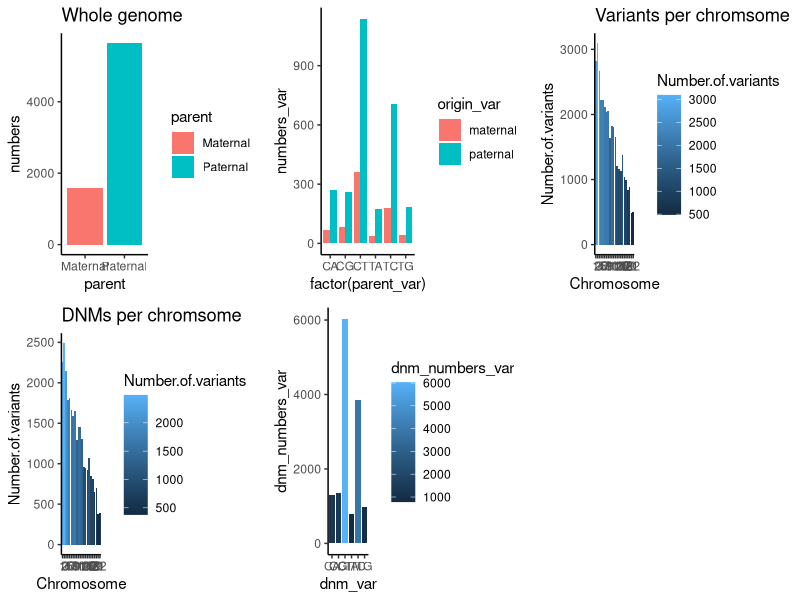

Here is the R script that generated this plot:
library(dplyr)

library(ggplot2)
library(cowplot)

setwd('/Users/emilvorsteveld/work/R/DNM') #set working directory
data <- read.csv2("data.csv") #load data from csv file
data[is.na(data)] = "DNM"

pat <- 816
nrow_total <- nrow(data)
print(nrow_total)
avg_variants <- nrow_total / pat


#data %>% select(Chromosome, Start.position, End.position, Reference, Variant, parentOfOrigin)

#First figure: number of variants from either the mother of the father
paternal <- data %>% filter(parentOfOrigin == "father") #filter paternal variants from the data
npaternal <- nrow(paternal) #count the number of paternal variants
print(npaternal)

maternal <- data %>% filter(parentOfOrigin == 'mother') #filter maternal variants from the data
nmaternal <- nrow(maternal) #count the number of maternal variants
print(nmaternal)

parent <- c("Paternal", "Maternal") #concatenate paternal and maternal
numbers <- c(npaternal, nmaternal) #concatenate number of pat and mat variants

df <- data.frame(parent, numbers) #make a data frame from the numbers of variants and the parent of origin

df_fig <- ggplot(data=df, aes(x=parent, y=numbers, fill=parent))+ #make a figure of the number of pat and mat variants
    geom_bar(stat="identity")+
    ggtitle("Whole genome")+ 
    theme_classic()

#Second figure: number of variant by type and parent of origin
#First, the variants are filtered on type and parent of origin
TGpaternal <- paternal %>% filter(Reference =="T", Variant=="G")
nTGpaternal <- nrow(TGpaternal)

CApaternal <- paternal %>% filter(Reference =="C", Variant=="A")
nCApaternal <- nrow(CApaternal)

TApaternal <- paternal %>% filter(Reference =="T", Variant=="A")
nTApaternal <- nrow(TApaternal)

TCpaternal <- paternal %>% filter(Reference =="T", Variant=="C")
nTCpaternal <- nrow(TCpaternal)

CTpaternal <- paternal %>% filter(Reference =="C", Variant=="T")
nCTpaternal <- nrow(CTpaternal)

CGpaternal <- paternal %>% filter(Reference =="C", Variant=="G")
nCGpaternal <- nrow(CGpaternal)


TGmaternal <- maternal %>% filter(Reference =="T", Variant=="G")
nTGmaternal <- nrow(TGmaternal)

CAmaternal <- maternal %>% filter(Reference =="C", Variant=="A")
nCAmaternal <- nrow(CAmaternal)

TAmaternal <- maternal %>% filter(Reference =="T", Variant=="A")
nTAmaternal <- nrow(TAmaternal)

TCmaternal <- maternal %>% filter(Reference =="T", Variant=="C")
nTCmaternal <- nrow(TCmaternal)

CTmaternal <- maternal %>% filter(Reference =="C", Variant=="T")
nCTmaternal <- nrow(CTmaternal)

CGmaternal <- maternal %>% filter(Reference =="C", Variant=="G")
nCGmaternal <- nrow(CGmaternal)

#Making a data frame, adding all the data together
parent_var <- c("TG", "TG", "CA", "CA", "TA", "TA", "TC", "TC", "CT", "CT", "CG", "CG")

numbers_var <- c(nTGpaternal, nTGmaternal, nCApaternal, nCAmaternal, nTApaternal, nTAmaternal, nTCpaternal, nTCmaternal, nCTpaternal, nCTmaternal, nCGpaternal,   nCGmaternal)

origin_var <- c("paternal", "maternal", "paternal", "maternal", "paternal", "maternal", "paternal", "maternal", "paternal", "maternal", "paternal", "maternal")

df_var <- data.frame(origin_var, parent_var, numbers_var)

df_var_fig <- ggplot(data=df_var, aes(factor(parent_var), numbers_var, fill=origin_var))+ #Second figure
    geom_bar(stat="identity", position=position_dodge())+
    theme_classic()



#Third figure: the number of variants from each chromosome
# The for loop makes the names of the chromosomes and filters the data each time, retrieving the variants in each chrom., then the number is counted and added to a data frame together with the chrom. number. This is then plotted.
nchr_total <- data.frame()
for (i in c(1:22)){
    n <- paste("chr", i, sep = "")
    a <- data %>% filter(Chromosome == n)
    b <- paste("n", n, sep = "")
    c <- nrow(a)
    nchr <- data.frame("Chromosome" = substr(n, 4 ,5), "Number of variants" = c)
    print(nchr)
    

    nchr_total <- rbind(nchr_total, nchr)
}
print(nchr_total)

nchr_total$Chromosome <- factor(nchr_total$Chromosome, levels = nchr_total$Chromosome)

nchr_fig <- ggplot(data=nchr_total, aes(Chromosome, Number.of.variants, fill=Number.of.variants))+ #Third figure
    geom_bar(stat="identity", position=position_dodge())+
    ggtitle("Variants per chromsome")+
    theme_classic()



dnms <- data %>% filter(parentOfOrigin == "DNM")
ndnms <- nrow(dnms)
print(ndnms)

ndnm_total <- data.frame()
for (dnmi in c(1:22)){
    dnmn <- paste("chr", dnmi, sep = "")
    dnma <- dnms %>% filter(Chromosome == dnmn)
    dnmb <- paste("dnmn", dnmn, sep = "")
    dnmc <- nrow(dnma)
    ndnm <- data.frame("Chromosome" = substr(dnmn, 4 ,5), "Number of variants" = dnmc)
    print(ndnm)
    
    
    ndnm_total <- rbind(ndnm_total, ndnm)
}
print(ndnm_total)

ndnm_total$Chromosome <- factor(ndnm_total$Chromosome, levels = ndnm_total$Chromosome)

ndnm_fig <- ggplot(data=ndnm_total, aes(Chromosome, Number.of.variants, fill=Number.of.variants))+ #Third figure
    geom_bar(stat="identity", position=position_dodge())+
    ggtitle("DNMs per chromsome")+
    theme_classic()


TGdnm <- dnms %>% filter(Reference =="T", Variant=="G")
nTGdnm <- nrow(TGdnm)

TCdnm <- dnms %>% filter(Reference =="T", Variant=="C")
nTCdnm <- nrow(TCdnm)

TAdnm <- dnms %>% filter(Reference =="T", Variant=="A")
nTAdnm <- nrow(TAdnm)

CTdnm <- dnms %>% filter(Reference =="C", Variant=="T")
nCTdnm <- nrow(CTdnm)

CGdnm <- dnms %>% filter(Reference =="C", Variant=="G")
nCGdnm <- nrow(CGdnm)

CAdnm <- dnms %>% filter(Reference =="C", Variant=="A")
nCAdnm <- nrow(CAdnm)

#Making a data frame, adding all the data together
dnm_var <- c("TG", "CA", "TA", "TC", "CT", "CG")

dnm_numbers_var <- c(nTGdnm, nCAdnm, nTAdnm, nTCdnm, nCTdnm, nCGdnm)

df_var_dnm <- data.frame(dnm_var, dnm_numbers_var)

df_var_dnm_fig <- ggplot(data=df_var_dnm, aes(dnm_var, dnm_numbers_var, fill=dnm_numbers_var))+ #Fourth figure
    geom_bar(stat="identity", position=position_dodge())+
    theme_classic()

#hallo





plot_grid(df_fig, df_var_fig, nchr_fig, ndnm_fig, df_var_dnm_fig) #Adding the figures into one image

